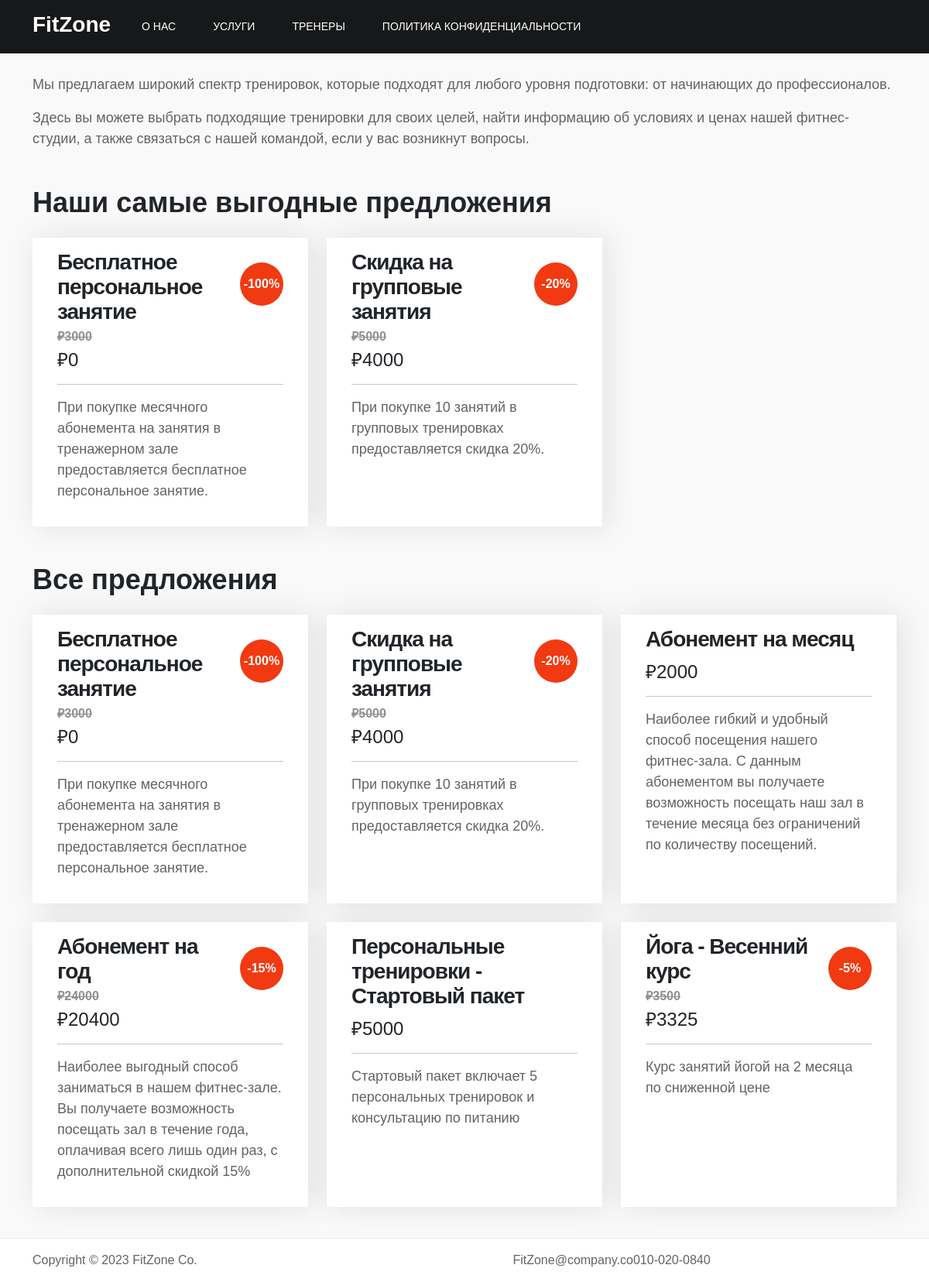
Page /services on the earlier database version.
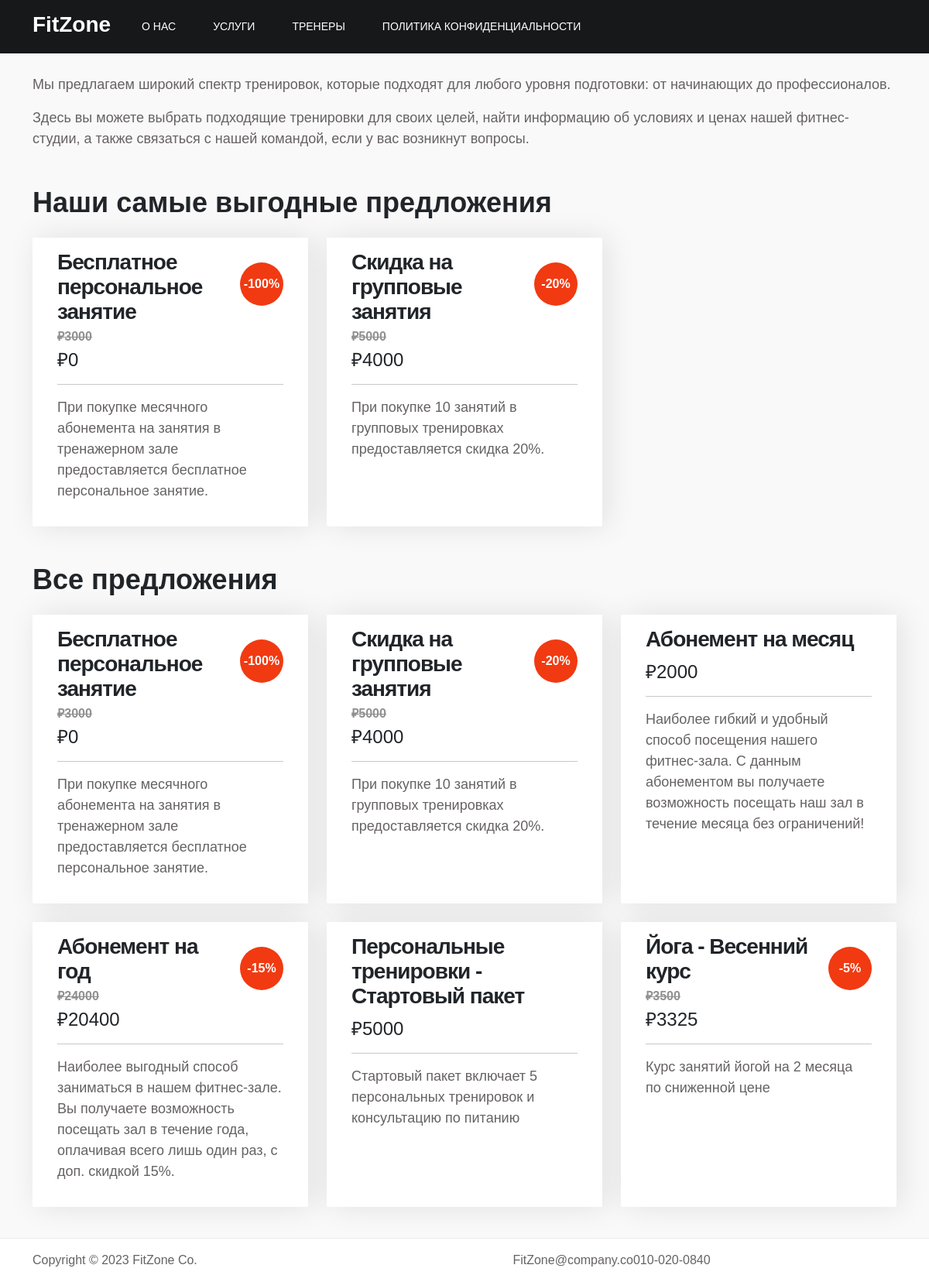
Same page on the later database version.
### main/models.py (models this page shows, shortened)
class Offer(models.Model):
    title = models.CharField(max_length=255)
    description = models.TextField()
    price = models.DecimalField(max_digits=10, decimal_places=2)
    discount = models.DecimalField(max_digits=10, decimal_places=2)
    discount_price = models.DecimalField(max_digits=10, decimal_places=2)

### main/views.py (the view)
# urls.py: path('services', views.services, name='services'),
def services(request):
    offers = Offer.objects.all()
    data = {
        'offers': offers
    }
    return render(request, 'main/services.html', data)

### main/templates/main/services.html (shortened to what this page needs)
{% extends 'main/layout.html' %}
{% load static %}
{% block content %}
    <section class="services">
        <div class="container">
            <p class="mb-3">Мы предлагаем широкий спектр тренировок, которые подходят для любого уровня подготовки:
                от начинающих до профессионалов.</p>
            <p class="mb-5">Здесь вы можете выбрать подходящие тренировки для своих целей, найти информацию об
                условиях и ценах нашей фитнес-студии, а также связаться с нашей командой, если у вас возникнут
                вопросы.</p>
            <h2 class="mb-4"><strong>Наши самые выгодные предложения</strong></h2>
            <div class="row">
                {% for offer in offers %}
                    {% if offer.discount >= 20 %}
                        <div class="col-lg-4 col-md-6 mb-4">
                            <div class="class-info">
                                <h3 class="mb-1">{{ offer.title }}</h3>
                                <span>
                                    <strong><del>₽{{ offer.price|floatformat }}</del></strong>
                                    <h4>₽{{ offer.discount_price|floatformat }}</h4>
                                </span>
                                <span class="class-price">-{{ offer.discount|floatformat }}%</span>
                                <hr>
                                <p class="mt-3">{{ offer.description }}</p>
                            </div>
                        </div>
                    {% endif %}
                {% endfor %}
            </div>
            <h2 class="mb-4 mt-4"><strong>Все предложения</strong></h2>
            <div class="row">
                {% for offer in offers %}
                    <div class="col-lg-4 col-md-6 mb-4">
                        <div class="class-info">
                            {% if offer.discount > 0 %}
                                <h3 class="mb-1">{{ offer.title }}</h3>
                                <span>
                                    <strong><del>₽{{ offer.price|floatformat }}</del></strong>
                                    <h4>₽{{ offer.discount_price|floatformat }}</h4>
                                </span>
                                <span class="class-price">-{{ offer.discount|floatformat }}%</span>
                            {% else %}
                                <h3 class="mb-2 full-w">{{ offer.title }}</h3>
                                <span><h4 class="mt-1">₽{{ offer.price|floatformat }}</h4></span>
                            {% endif %}
                            <hr>
                            <p class="mt-3">{{ offer.description }}</p>
                        </div>
                    </div>
                {% endfor %}
            </div>
        </div>
    </section>
{% endblock %}

### main/templates/main/layout.html (shortened to what this page needs)
{% load static %}
<!DOCTYPE html>
<html lang="en">
<head>
    <link rel="stylesheet" href="{% static 'main/css/bootstrap.min.css' %}">
    <link rel="stylesheet" href="{% static 'main/css/style.css' %}">
</head>
<body>
<div class="wrapper">
    <nav class="navbar navbar-dark navbar-expand-lg fixed-top">
        <div class="container">
            <a class="navbar-brand" href="{% url 'home' %}">FitZone</a>
            <div class="collapse navbar-collapse" id="navbarNav">
                <ul class="navbar-nav ml-lg-auto">
                    <li>
                        <a href="{% url 'about' %}" class="nav-link">О нас</a>
                    </li>
                    <li>
                        <a href="{% url 'services' %}" class="nav-link">Услуги</a>
                    </li>
                    <li>
                        <a href="{% url 'instructors' %}" class="nav-link">Тренеры</a>
                    </li>
                    <li>
                        <a href="{% url 'policy' %}" class="nav-link">Политика конфиденциальности</a>
                    </li>
                </ul>
            </div>
        </div>
    </nav>
    <main>
        {% block content %}
        {% endblock %}
    </main>
    <footer class="site-footer">
        <div class="container">
            <div class="row">
                <div class="ml-auto col-lg-4 col-md-5">
                    <p>Copyright &copy; 2023 FitZone Co.</p>
                </div>
                <div class="d-flex justify-content-center mx-auto col-lg-5 col-md-7 col-12">
                    <p class="mr-4">
                        <a href="#">FitZone@company.co</a>
                    </p>
                    <p>010-020-0840</p>
                </div>
            </div>
        </div>
    </footer>
</div>
</body>
</html>

### main/static/main/css/style.css (style rules this page uses)
:root { --primary-color: #f13a11; --white-color: #ffffff; --dark-color: #171819; --about-bg-color: #f9f9f9; --gray-color: #909090; --link-color: #404040; --p-color: #666262; --base-font-family: 'Plain', sans-serif; --font-weight-bold: bold; --font-weight-normal: normal; --font-weight-light: 300; --font-weight-thin: 100; --h1-font-size: 48px; --h2-font-size: 36px; --h3-font-size: 28px; --h4-font-size: 24px; --h5-font-size: 22px; --h6-font-size: 22px; --p-font-size: 18px; --base-font-size: 16px; --menu-font-size: 14px; --border-radius-large: 100%; --border-radius-small: 2px; }
body { background: var(--white-color); font-family: var(--base-font-family); }
h1, h2, h3, h4, h5, h6 { font-weight: var(--font-weight-thin); line-height: normal; }
h2 { font-size: var(--h2-font-size); font-weight: var(--font-weight-bold); letter-spacing: -2px; }
h3 { font-size: var(--h3-font-size); font-weight: var(--font-weight-bold); letter-spacing: -1px; margin: 0; }
h4 { font-size: var(--h4-font-size); }
p { color: var(--p-color); font-size: var(--p-font-size); font-weight: var(--font-weight-light); line-height: 1.5em; }
b, strong { font-weight: var(--font-weight-bold); letter-spacing: 0; }
a { color: var(--link-color); font-weight: normal; text-decoration: none; transition: all 0.3s ease; }
.navbar { background: var(--dark-color); padding: 1rem; }
.navbar-expand-lg .navbar-nav .nav-link { padding-right: 1.5rem; padding-left: 1.5rem; }
.nav-link { color: var(--gray-color); }
.navbar-brand { color: var(--white-color); font-size: var(--h3-font-size); font-weight: var(--font-weight-bold); line-height: normal; padding-top: 0; }
.nav-link { display: block; color: var(--white-color); font-size: var(--menu-font-size); font-weight: var(--font-weight-normal); text-transform: uppercase; padding: 2px 6px; }
.class-info { background: var(--white-color); box-shadow: 6px 0 38px rgba(20, 20, 20, 0.10); border-radius: 0 0 2px 2px; padding: 1rem 2rem; position: relative; height: 100%; }
.class-info strong { color: var(--gray-color); }
.class-price { background: var(--primary-color); border-radius: var(--border-radius-large); color: var(--white-color); font-weight: var(--font-weight-bold); display: block; position: absolute; top: 2rem; right: 2rem; width: 3.5rem; height: 3.5rem; line-height: 3.5rem; text-align: center; }
.mb-1 { padding: 0 4rem 0 0; }
.full-w { padding: 0; }
main { min-height: calc(100vh - 75px); }
.site-footer { border-top: 1px solid #efebeb; padding: 1rem 0 0 0; }
.site-footer a { color: var(--p-color); font-weight: var(--font-weight-light); }
.site-footer p { font-size: var(--base-font-size); }
.policy, .about-page, .services, .instructors { background: var(--about-bg-color); padding: 6rem 0 1rem 0; }

Differences in the rows shown:
changed Offer "Абонемент на месяц": description "…в течение месяца без ограничений по количеству посещений." → "Наиболее гибкий и удобный способ посещения нашего фитнес-зала. С данным абонементом вы получаете возможность посещать наш зал в течение месяца без ограничений!"
changed Offer "Абонемент на год": description "…лишь один раз, с дополнительной скидкой 15%" → "…лишь один раз, с доп. скидкой 15%."
